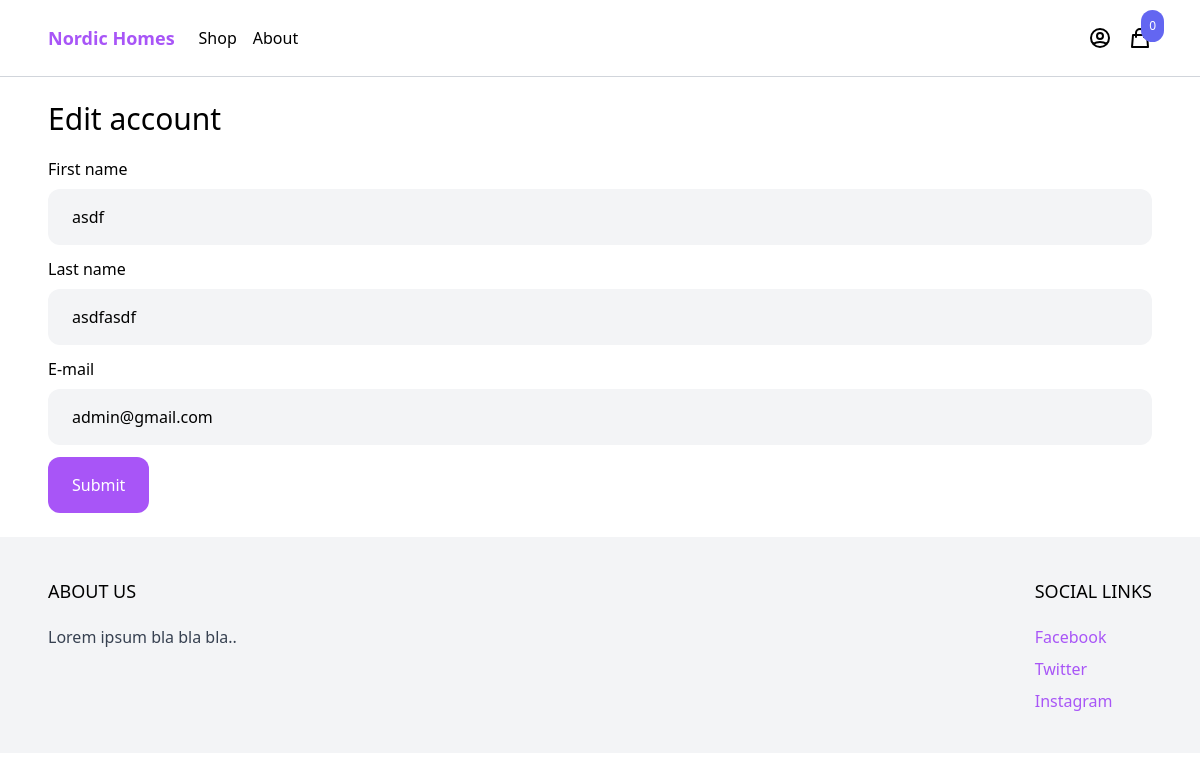
/edit-myaccount/ (signed in), run on the app's committed database.
### users/models.py (models this page shows, shortened)
class User(AbstractUser):
    username = None
    email = models.EmailField(_('email address'), unique=True)
    USERNAME_FIELD = 'email'
    REQUIRED_FIELDS = []
    objects = CustomUserManager()

### users/views.py (the view)
# urls.py: path('edit-myaccount/', views.EditMyAccountView.as_view(), name='edit_myaccount')
class EditMyAccountView(LoginRequiredMixin, generic.UpdateView):
    model = User
    template_name = 'users/edit_myaccount.html'
    fields = ['first_name', 'last_name', 'email']
    success_url = reverse_lazy('myaccount')
    def get_object(self, queryset=None):
        return self.request.user

### cart/cart.py (called while the page is built)
    def __len__(self):
        return sum(item['quantity'] for item in self.cart.values())

### cart/context_processors.py (called while the page is built)
def cart(request):
    return {'cart': Cart(request)}

### users/templates/users/edit_myaccount.html (shortened to what this page needs)
{% extends 'core/base.html' %}
{% block content %}
  <div class="max-w-6xl mx-auto p-6">
    <h1 class="mb-5 text-3xl">Edit account</h1>
    <form method="post" action="." class="space-y-3">
      <div>
        <label>First name</label>
        <input
            name="first_name"
            value="{{ request.user.first_name }}"
            type="text"
            class="w-full mt-2 py-4 px-6 bg-gray-100 rounded-xl"
            placeholder="First Name">
      </div>
      <div>
        <label>Last name</label>
        <input
            name="last_name"
            value="{{ request.user.last_name }}"
            type="text"
            placeholder="Last Name"
            class="w-full mt-2 py-4 px-6 bg-gray-100 rounded-xl">
      </div>
      <div>
        <label>E-mail</label>
        <input
            name="email"
            value="{{ request.user.email }}"
            type="email"
            placeholder="E-mail"
            class="w-full mt-2 py-4 px-6 bg-gray-100 rounded-xl">
      </div>
      <div>
        <button class="py-4 px-6 rounded-xl text-white bg-purple-500">Submit</button>
      </div>
    </form>
  </div>
{% endblock %}

### data on the page
User: first_name "asdf", last_name "asdfasdf", email "admin@gmail.com"

### other printed values
{{ cart|length }} "0"
